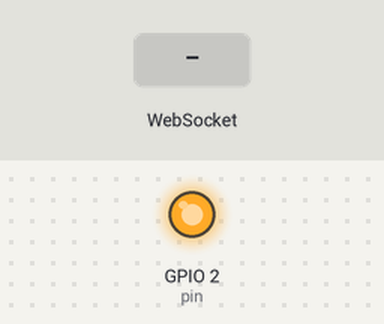
This program was run on a simulated ESP32. Parts: output pins drawn as LEDs (lit = HIGH). The inputs (shaded band) are chosen by the test bench. WiFi joins after 1.5 s; servers stay silent unless stated; what the program prints to the serial monitor is not drawn.

Above: at 1.6 s.
At 3.7 s:
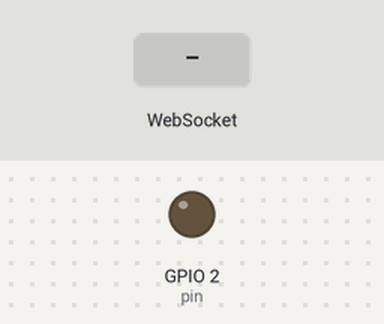
3.8 s: WebSocket text "1" received
Timing chart, 0 to 6.8 s (numbered marks = the images above; inputs shaded):
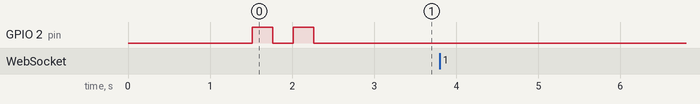

The program:

main.cpp
```cpp
#include <Arduino.h>
#include <WiFi.h>
#include <WebServer.h>
#include <WebSocketsServer.h>

const char* ssid = "kibernetika"; // identifikator oz. ime našega WiFi usmerjevalnika
const char* password = "norbert1948";

// port 80 je prednastavljeni port za posredovanje html strani
WebServer server(80); // objekt razreda WebServer (http port 80)

// na vratih 81 ustvarimo strežnik spletnih vtičnikov - WebSocketsServer
WebSocketsServer webSocket = WebSocketsServer(81);

const char HTML[] PROGMEM = R"rawliteral(
<!DOCTYPE html>
<html lang="sl">
<head>
    <meta charset="UTF-8">
    <meta name="viewport" content="width=device-width, initial-scale=1.0">
    <title>esp32</title>
</head>
<body>
    <h1>Primer s spletnim vtičnikom WebSocket.</h1>
</body>
</html>
)rawliteral";

// tu določimo kaj sed ogodie, če uporabnik vpiše
// korenski ("root") naslov našega strežnika na esp32 modulu, npr. http://192.168.1.170
void handle_root(){
  server.send(200, "text/html; charset=UTF-8", HTML); // strežnik klientu pošlje kot odziv, t.j. "response"
                                                               // String "Pozdravljen svet ...", koda 200 predstavlja
                                                               // standardni odziv na uspešno http zahtevo - OK
}

// ****************************************************************************************
// Definicija funkcije onWebSocketEvent, ki se izvede kadarkoli dobimo sporočilo
// preko spletnega vtišnika - preko WebSocket-a (na vtičniku se dogodi dogodek - "event")
// ****************************************************************************************
void onWebSocketEvent(uint8_t num, WStype_t type, uint8_t * payload, size_t length){
  // določimo funkcionalnost glede na tip dogodka na spletnem vtičniku (WebSocket-u)
  switch(type){
    case WStype_DISCONNECTED:
    {
      Serial.printf("[%u] Klient odklopljen!\n", num);
    }
    break;

    case WStype_CONNECTED:
    {
      IPAddress ip = webSocket.remoteIP(num);
      Serial.printf("[%u] Vzpostavljena WebSocket povezava iz IP naslova!\n", num);
      Serial.println(ip.toString());
    }
    break;

    case WStype_TEXT:
    {
      Serial.printf("[%u] Besedilo sporočila: %s\n", num, payload); // izpis vsebine sporočila v serijski monitor
    }

    default:
      break;
  } // KONEC switch stavka
} // KONEC funkcije onWebSocketEvent()


void setup() {
  // put your setup code here, to run once:
  pinMode(2, OUTPUT); // pin (nožica) št. 2 bo uporabljena kot digitalni izhod

  Serial.begin(115200); // hitrost komunikacije preko serijskega vmesnika

  WiFi.begin(ssid, password); // poženemo WiFi

  while(WiFi.status() != WL_CONNECTED){ // WifiLibrary - status CONNECTED
    delay(500);
    Serial.println("Povezovanje na WiFi omrežje...");
  }

  Serial.println("Povezava z WiFi omrežjem je vzpostavljna.");
  Serial.print("IP naslov esp32 modula: ");
  Serial.println(WiFi.localIP());

  server.on("/", handle_root); // ko vpišemo IP naslov v brskalnik in pritisnemo Enter, tedaj pokličemo funkcijo handle_root,
                               // ki vrne kratko sporočilo klientu ("Pozdravljen, ...")

  server.begin(); // zagon spletnega strežnika na modulu esp32
  Serial.println("HTTP strežnik je zagnan, vpišite IP naslov v brskalnik, npr.: http://192.168.1.158");

  // poženemo WebSocket strežnik in določimo "callback"
  webSocket.begin(); // zagon WebSocket strežnika
  webSocket.onEvent(onWebSocketEvent); // kadarkoli se bo dogodil določen dogodek preko spletnega vtičnika
                                       // WebSocket bomo izvedli funkcijo onWebSocketEvent, ki smo jo def. zgoraj

  // ta del kode uporabimo kot indikator, da se je program prenesel na modul, LED 2x utripne
  digitalWrite(2, HIGH); // na pin 2 zapišemo visoko vrednost (HIGH)
  delay(250); // zakasnitev v milisekundah
  digitalWrite(2, LOW); //  na pin 2 zapišemo nizko vrednost (LOW)
  delay(250); // zakasnitev v milisekundah
  digitalWrite(2, HIGH); // na pin 2 zapišemo visoko vrednost (HIGH)
  delay(250); // zakasnitev v milisekundah
  digitalWrite(2, LOW); //  na pin 2 zapišemo nizko vrednost (LOW)
  delay(250); // zakasnitev v milisekundah
}

void loop() {
  // put your main code here, to run repeatedly:
  // delovanje spletnega strežnika
  server.handleClient(); // spremljamo prisotnost klientov in poslušamo njihove html zahteve ("request")

  // delovanje WebSocket strežnika
  webSocket.loop(); // poslušamo na spletnem vtičniku - WebSocket za podatke in dogodke
}
```

Measured:
- after the input at 3.8 s, every drawn part: stays the same
